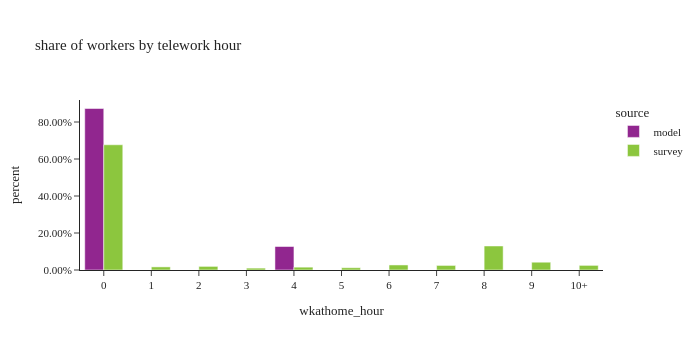

Here is the notebook cell this chart was saved with:
### Markdown cell above
### worker counts by telework hours

### Code cell
# population in each telework hour
df_hour_count = workers.groupby(['source','wkathome_int', 'wkathome_hour'])['pdexpfac'].sum().reset_index()
df_hour_count['percent'] = df_hour_count.groupby(['source'], group_keys=False)['pdexpfac']. \
    apply(lambda x:  x / float(x.sum()))

fig = px.bar(df_hour_count.sort_values(by=['source','wkathome_int']), x="wkathome_hour", y="percent", color="source",
             barmode="group",
             title= "share of workers by telework hour")
fig.update_layout(height=350, width=700, font=dict(size=11),
                  xaxis = dict(dtick = 1),
                  yaxis_tickformat = '.2%')
fig.update_xaxes(categoryorder='array', categoryarray= ['0','1', '2', '3', '4', '5', '6', '7', '8', '9', '10+'])
fig.show()

### Figure 1 — Plotly figure (JSON) as saved in the notebook; plotly's stock layout.template omitted (floating-point values rounded to 4 significant figures)
{"data": [{"alignmentgroup": "True", "hovertemplate": "source=model<br>wkathome_hour=%{x}<br>percent=%{y}<extra></extra>", "legendgroup": "model", "marker": {"color": "#91268F", "pattern": {"shape": ""}}, "name": "model", "offsetgroup": "model", "orientation": "v", "showlegend": true, "textposition": "auto", "type": "bar", "x": ["0", "4"], "xaxis": "x", "y": [0.873, 0.127], "yaxis": "y"}, {"alignmentgroup": "True", "hovertemplate": "source=survey<br>wkathome_hour=%{x}<br>percent=%{y}<extra></extra>", "legendgroup": "survey", "marker": {"color": "#8CC63E", "pattern": {"shape": ""}}, "name": "survey", "offsetgroup": "survey", "orientation": "v", "showlegend": true, "textposition": "auto", "type": "bar", "x": ["0", "1", "2", "3", "4", "5", "6", "7", "8", "9", "10+"], "xaxis": "x", "y": [0.677, 0.01682, 0.01951, 0.01015, 0.01533, 0.0123, 0.02723, 0.02472, 0.1299, 0.04209, 0.02497], "yaxis": "y"}], "layout": {"barmode": "group", "font": {"size": 11}, "height": 350, "legend": {"title": {"text": "source"}, "tracegroupgap": 0}, "title": {"text": "share of workers by telework hour"}, "width": 700, "xaxis": {"anchor": "y", "categoryarray": ["0", "1", "2", "3", "4", "5", "6", "7", "8", "9", "10+"], "categoryorder": "array", "domain": [0.0, 1.0], "dtick": 1, "title": {"text": "wkathome_hour"}}, "yaxis": {"anchor": "x", "domain": [0.0, 1.0], "tickformat": ".2%", "title": {"text": "percent"}}}}
